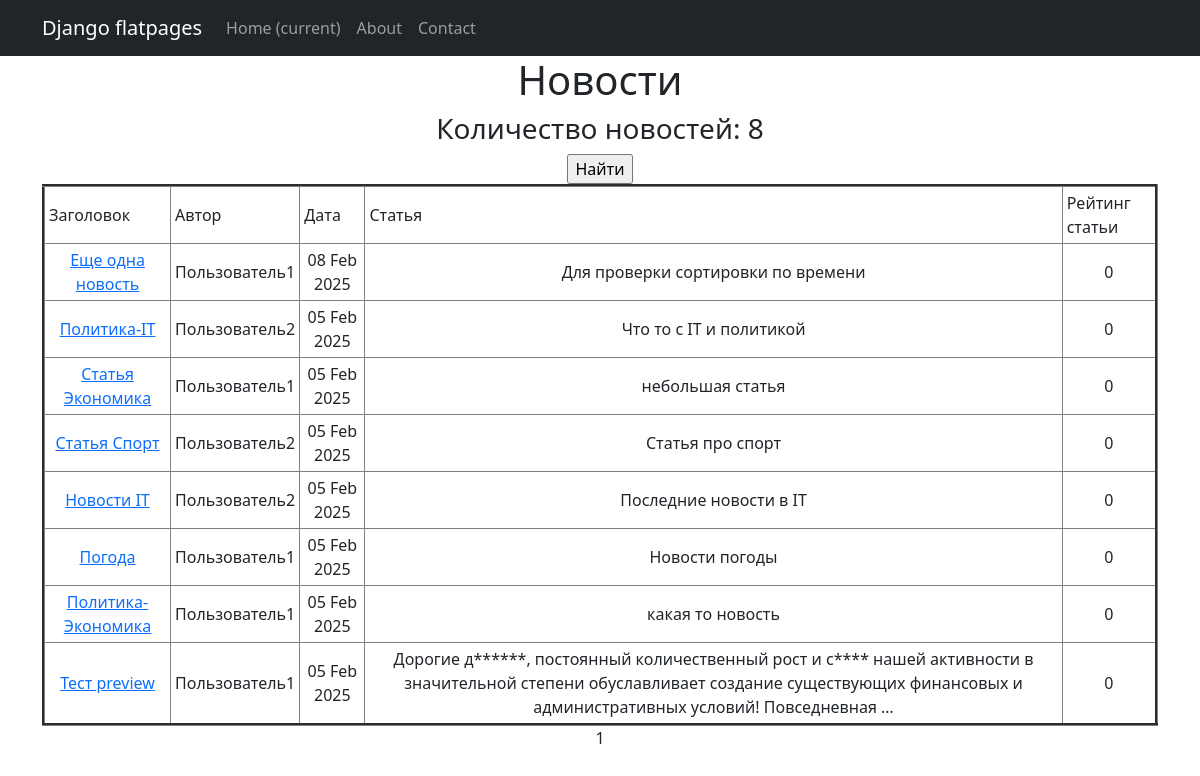
The page /news/ on the database as committed earlier.
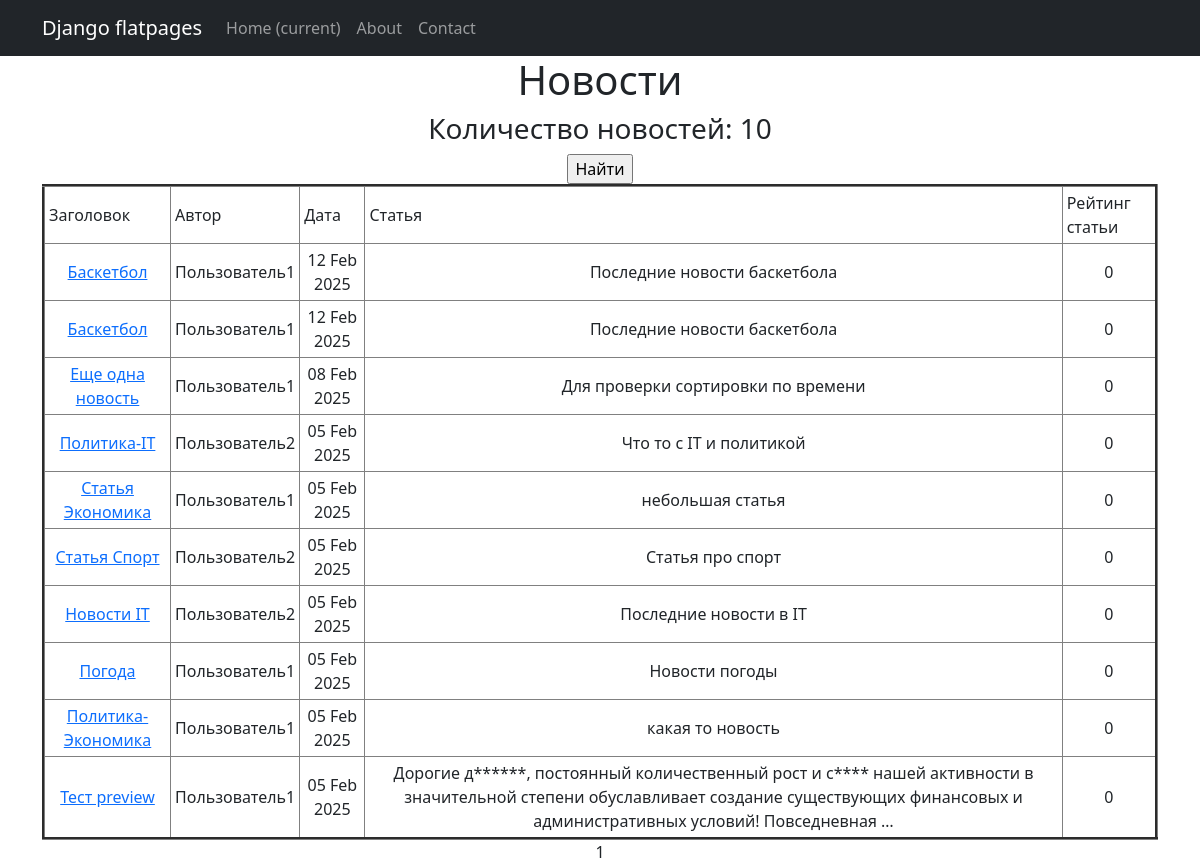
The same page on the database as committed later.
### news/models.py (models this page shows, shortened)
class Post(models.Model):
    news = "NW"
    article = "AR"
    POSITIONS = [(news, "Новость"),
                 (article, "Статья")]
    autor_id = models.ForeignKey(Author, on_delete=models.CASCADE)
    type = models.CharField(max_length = 2, choices=POSITIONS, default=news)
    date_time = models.DateTimeField(auto_now_add=True)
    category = models.ManyToManyField(Category, through="PostCategory")
    title_news = models.CharField(max_length = 128)
    text_news = models.TextField()
    rating_post = models.IntegerField(default = 0)

class Censorship(models.Model):
    word = models.CharField(max_length = 255, unique=True)
    def __str__(self):
        return f'{self.word}'

class Author(models.Model):
    rating_autor = models.IntegerField(default = 0)
    user = models.OneToOneField(User, on_delete=models.CASCADE)

### news/views.py (the view)
# urls.py: path('', PostList.as_view(), name="news_list"),
class PostList(ListView):
    model = Post
    ordering = '-date_time'
    template_name = 'posts.html'
    context_object_name = 'posts'
    paginate_by = 10

### news/templatetags/custom_filters.py (called while the page is built)
def delete_symbol_l_r(word):
    symbols = ['!', '"', '#', '$', '%', '&', "'", '(', ')' '*',"\\", '+', ',', '-', '.', '/', ':', ';', '<', '=', '>', '?',
               '@', '[', ']', '^', '_', '`', '{', '|', '}']
    for symbol in symbols:
       word = word.rstrip(symbol).lstrip(symbol)
    return word

def stripping(text):
    word = ''
    for i in text:
        if i.isalpha():
            word += i
    return word.lower()

@register.filter()
def censor(text):
    list_censor = [str(i) for i in Censorship.objects.all()]
    for word in text.split():
        format_word = stripping(word)
        if format_word in list_censor:
            cencore_word = format_word[0] + "*" * (len(word) - 1)
            text = text.replace(delete_symbol_l_r(word), cencore_word)
    return text

### templates/posts.html (shortened to what this page needs)
{% extends 'flatpages/default.html' %}
{% load custom_filters %}
{% load custom_tags %}
{% block content %}
    <h1>Новости</h1>
    <h3> Количество новостей: {{ posts | length}} </h3>
        <form action="" method="get">
            <input type="submit" value="Найти" />
        </form>
        {% if posts %}
            <table border="3" cellpadding="4" cellspacing="1">
                <tr>
                    <td align="left">Заголовок</td>
                    <td align="left">Автор</td>
                    <td align="left">Дата</td>
                    <td align="left">Статья</td>
                    <td align="left">Рейтинг статьи</td>
                </tr>
                {% for post in posts%}
                <tr>
                    <td><a href="http://127.0.0.1:8000/news/{{ post.pk }}">{{ post.title_news | censor }}</a></td>
                    <td>{{ post.autor_id.user }}</td>
                    <td>{{ post.date_time | date:'d M Y' }}</td>
                    <td>{{ post.text_news | truncatewords:20 | censor }}</td>
                    <td>{{ post.rating_post }}</td>
                </tr>
                {% endfor %}
            </table>
        {% else %}
        <h2>Новостей нет!</h2>
        {% endif%}
   {{ page_obj.number }}
{% endblock content %}

### templates/flatpages/default.html (shortened to what this page needs)
<!DOCTYPE html>
<html lang="en">
    <head>
       {% load static %}
        <link href="{% static 'css/styles.css' %}" rel="stylesheet" />
    </head>
    <body>
        <nav class="navbar navbar-expand-lg navbar-dark bg-dark static-top">
            <div class="container">
                 <a class="navbar-brand" href="#">Django flatpages</a>
                 <div class="collapse navbar-collapse" id="navbarResponsive">
                     <ul class="navbar-nav ml-auto">
                         <li class="nav-item active">
                             <a class="nav-link" href="#">Home
                                 <span class="sr-only">(current)</span>
                             </a>
                         </li>
                         <li class="nav-item">
                             <a class="nav-link" href="/about/">About</a>
                         </li>
                         <li class="nav-item">
                             <a class="nav-link" href="/contacts/">Contact</a>
                         </li>
                     </ul>
                 </div>
             </div>
        </nav>
        <div class="container">
            <div class="row">
                 <div class="col-lg-12 text-center">
                     {% block content %}{% endblock content %}
                 </div>
            </div>
        </div>
    </body>
</html>

### templates/posts.html (style rules this page uses)
td { border: 1px solid grey; }

Rows that differ between the two databases and show on the page:
added Post: title_news|censor "Баскетбол", autor_id.user "Пользователь1", date_time "12 Feb 2025", text_news|censor "Последние новости баскетбола", rating_post "0"
added Post: title_news|censor "Баскетбол", autor_id.user "Пользователь1", date_time "12 Feb 2025", text_news|censor "Последние новости баскетбола", rating_post "0"
Other text that changed with them:
{{ posts | length }}: "8" → "10"
